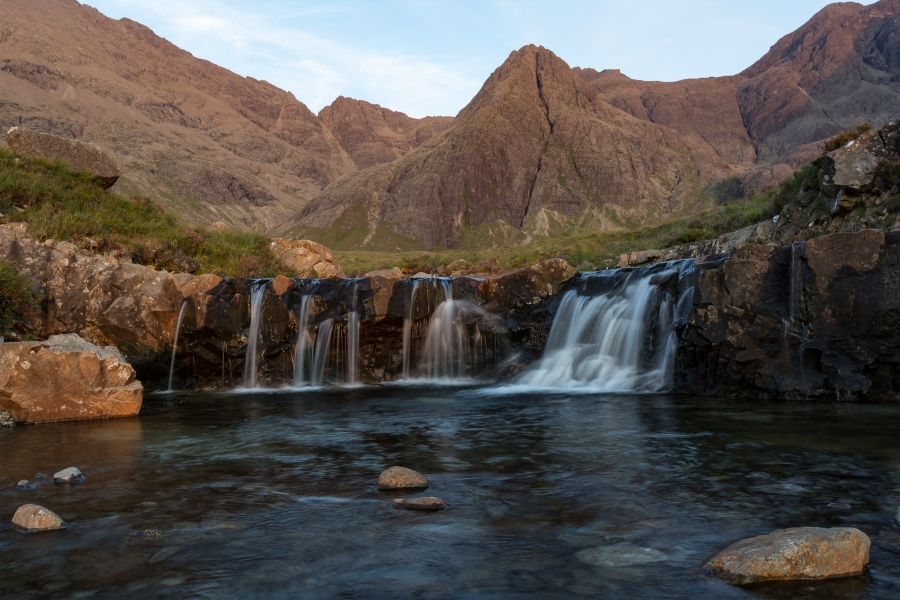
//> input picture 1.3 Interactive Color Histograms/src/IMG_6211.JPG, 900 x 600 px
$ ./main   (built with g++ and OpenCV 4)
//> lines starting //> are read from the running program, lines starting //| are printed output that depends on the picture; after the words box and inside, x2 and y2 are one past the last pixel; in counts of white or black regions, pixels touching at a corner belong together
#include <iostream>
#include <string>
#include <vector>
#include <sys/stat.h>
#include <time.h>
#include <direct.h>

#include <opencv2\core\core.hpp>
#include <opencv2\highgui\highgui.hpp>
#include <opencv2\imgproc\imgproc.hpp>

using namespace std;
using namespace cv;


Mat loadImg(string directory, string filename, int flags){
//> called with directory = "src", filename = "IMG_6211.jpg", flags = 1
	string fullFilename = string(directory + "\\" + filename);
	Mat image;
	image = imread(fullFilename, flags);
//> image is the input picture: 600 rows x 900 cols, CV_8UC3; mean B, G, R 77, 81.9, 87.7

	if (!image.data){
		cout << "image file " << fullFilename << " could not be opened" << endl;
		getchar();
		exit(-1);
	}

	return image;
}

bool saveImg(string directory, string filename, Mat img){
	string fullFilename = string(directory + "\\" + filename);
	struct stat sb;

	if (!(stat(directory.c_str(), &sb) == 0 && sb.st_mode == S_IFDIR)){
		_mkdir(directory.c_str());
	}

	cout << "successfully written '" << fullFilename << "' to file!" << endl;

	return imwrite(fullFilename, img);
}

vector<Mat> splitChannels(Mat img) {
	assert(img.channels() == 3);

	vector<Mat> channels;

	//split(img, channels);

	for (int i = 0; i < 3; i++) {
		channels.push_back(Mat(img.rows, img.cols, CV_8UC1));
	}

	for (int y = 0; y < img.rows; y++) {
		Vec3b* row = img.ptr<Vec3b>(y);
		for (int x = 0; x < img.cols; x++) {
			for (int c = 0; c < 3; c++) {
				channels[c].at<uchar>(Point(x, y)) = row[x][c];
			}
		}
	}

	return channels;
}

uchar quantize(uchar value, unsigned binCount){
	return (unsigned)((double)value / 256. * binCount);
}

vector<int> calcHistogram(Mat img, unsigned binCount){
	assert(img.channels() == 1);
	//assert(binCount < (1 << img.depth()));

	vector<int> histogramValues(binCount, 0);

	for (int y = 0; y < img.rows; y++){
		uchar* row = img.ptr<uchar>(y);
		for (int x = 0; x < img.cols; x++){
			uchar value = row[x];
			unsigned bin = quantize(value, binCount);
			histogramValues[bin]++;
		}
	}
	return histogramValues;
}

// normalizes using a fixed value
Mat createHistogramImage(vector<int> histogramValues, int normalizeValue) {
	int binCount = (int)histogramValues.size();
	int width = 256 * 2 / binCount*binCount;
	int height = 400;
	int binWidth = width / binCount;

	Mat histogram(height, width, CV_8UC1, Scalar(255));

	double magnitude;
	for (int b = 0; b < binCount; b++) {
		magnitude = min(1., (double)histogramValues[b] / (double)normalizeValue);
		// draws #bin_width lines next to each over
		for (int j = 0; j < binWidth; j++) {
			line(histogram, Point((b*binWidth) + j, height - 1), Point((b*binWidth) + j, height - (int)(magnitude*height)), Scalar(0));
		}
	}
	return histogram;
}

////////////////////////////////////////////////////////////////////////////////////////////////////////

Mat cropImg(Mat img, Rect rect){
	return img(Range(rect.y, rect.y + rect.height), Range(rect.x, rect.x + rect.width)).clone();
}

Rect drawRect(Mat img, unsigned x1, unsigned y1, unsigned x0, unsigned y0, Scalar color){
	unsigned x = min(x0, x1);
	unsigned y = min(y0, y1);
	unsigned width = max(x0, x1)-x;
	unsigned height = max(y0, y1)-y;

	Rect rect(x, y, width, height);
	rectangle(img, rect, color, 2);

	imshow("Image", img);

	return rect;
}

void cropRectImg(Mat img, Rect rect){
	Mat croppedImg = cropImg(img, rect);
	vector<Mat> croppedImgChannels = splitChannels(croppedImg);

	Mat histogramRed = createHistogramImage(calcHistogram(croppedImgChannels[2], 100), 10000);
	Mat histogramGreen = createHistogramImage(calcHistogram(croppedImgChannels[1], 100), 10000);
	Mat histogramBlue = createHistogramImage(calcHistogram(croppedImgChannels[0], 100), 10000);

	imshow("Cropped Image", croppedImg);

	imshow("Cropped Histogram Red", histogramRed);
	imshow("Cropped Histogram Green ", histogramGreen);
	imshow("Cropped Histogram Blue", histogramBlue);

	cout << "Rect at - " << "x: " << rect.x << ", y: " << rect.y << ", width: " << rect.width << ", height: " << rect.height << endl;
}

struct Mouse{
	bool leftDown = false;
	unsigned xClick = 0;
	unsigned yClick = 0;
} MOUSE;

void callBackFunc(int event, int x, int y, int flags, void* userdata)
{
	Mat img = *(Mat*)userdata;
	if (event == EVENT_LBUTTONDOWN)
	{
		unsigned x0 = min(max(0, x), img.cols);
		unsigned y0 = min(max(0, y), img.rows);

		MOUSE.xClick = x;
		MOUSE.yClick = y;

		MOUSE.leftDown = true;
	}
	else if (event == EVENT_LBUTTONUP && MOUSE.leftDown)
	{
		unsigned x1 = min(max(0, x), img.cols);
		unsigned y1 = min(max(0, y), img.rows);

		if (x1 != MOUSE.xClick && y1 != MOUSE.yClick){
			Rect rect = drawRect(img.clone(), x1, y1, MOUSE.xClick, MOUSE.yClick, Scalar(0, 255, 0));
			cropRectImg(img, rect);
		}

		MOUSE.leftDown = false;
	}
	else if (event == EVENT_MOUSEMOVE && MOUSE.leftDown)
	{
		unsigned x1 = min(max(0, x), img.cols);
		unsigned y1 = min(max(0, y), img.rows);

		drawRect(img.clone(), x1, y1, MOUSE.xClick, MOUSE.yClick, Scalar(0, 0, 255));
	}
}

void waitForMouseDrag(Mat img){
	namedWindow("Image");

	setMouseCallback("Image", callBackFunc, &img);
	imshow("Image", img);

	waitKey();
//> the left mouse button is pressed at (225, 150)
//> the mouse is dragged to (450, 300)
//> the mouse is dragged to (675, 450)
//> the button is released at (675, 450)
//> call 3 of drawRect, with x1 = 675, y1 = 450, x0 = 225, y0 = 150, color = Scalar(0, 255)
//> in drawRect (call 3), `rectangle(img, rect, color, 2);`:
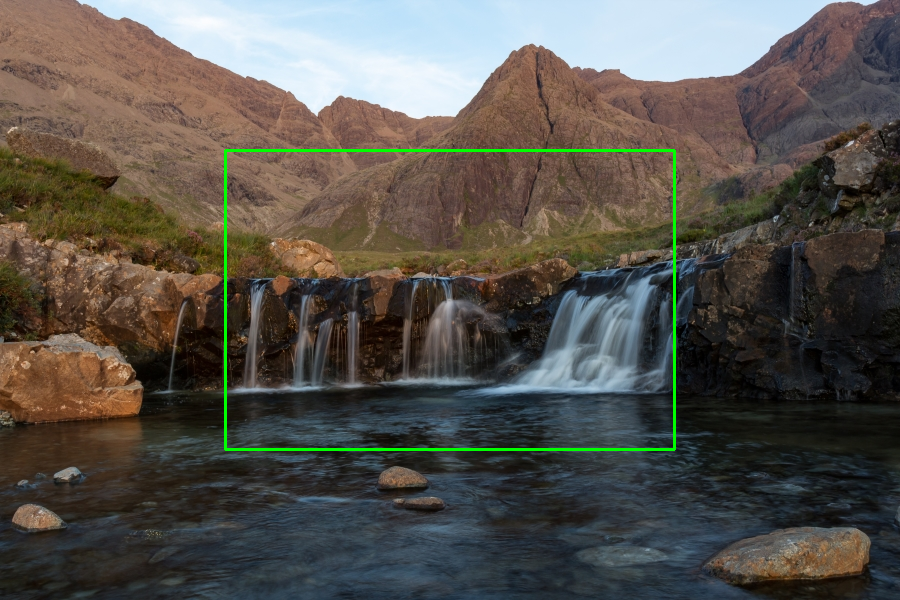
//> img: 600 rows x 900 cols, CV_8UC3; mean B, G, R 76.5, 83.4, 87.1
//> after the loop in createHistogramImage, `for (int b = 0; b < binCount; b++)`:
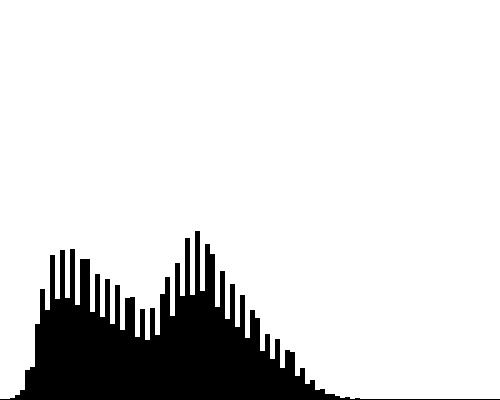
//> histogram: 400 rows x 500 cols, CV_8UC1; 86.5% white; 1 black region, box (x1, y1, x2, y2) and area: (0, 231, 500, 400) 26920
//> call 2 of createHistogramImage, with normalizeValue = 10000
//> after the loop in createHistogramImage (call 2), `for (int b = 0; b < binCount; b++)`:
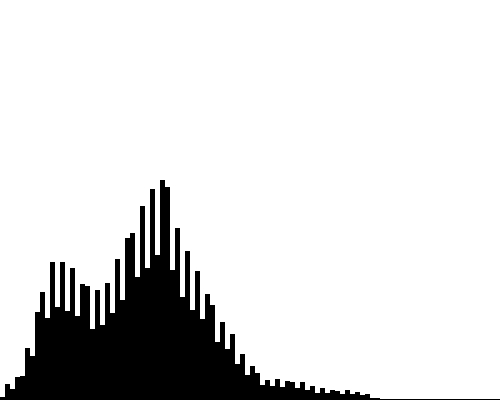
//> histogram: 400 rows x 500 cols, CV_8UC1; 86.5% white; 1 black region, box (x1, y1, x2, y2) and area: (0, 180, 500, 400) 26935
//> call 3 of createHistogramImage, with normalizeValue = 10000
//> after the loop in createHistogramImage (call 3), `for (int b = 0; b < binCount; b++)`:
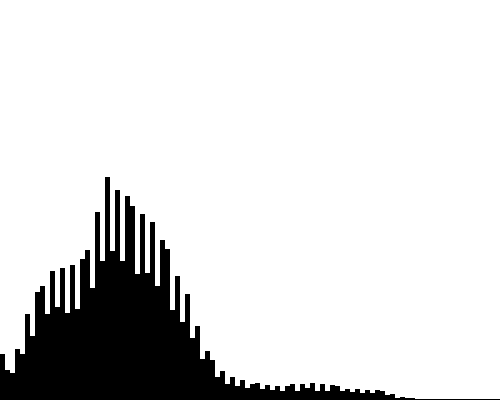
//> histogram: 400 rows x 500 cols, CV_8UC1; 86.6% white; 1 black region, box (x1, y1, x2, y2) and area: (0, 177, 500, 400) 26875
//> in cropRectImg, `imshow("Cropped Image", croppedImg);`:
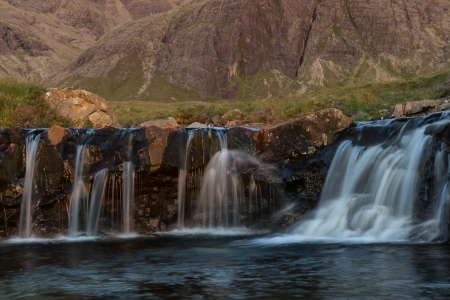
//> window 'Cropped Image': 300 rows x 450 cols, CV_8UC3; mean B, G, R 66.1, 73.5, 80.6
//| Rect at - x: 225, y: 150, width: 450, height: 300
	destroyAllWindows();
}


int main(){
	Mat img = loadImg("src", "IMG_6211.jpg", IMREAD_COLOR);

	// Aufgabe a) + b)
	waitForMouseDrag(img);

	return 0;
}
